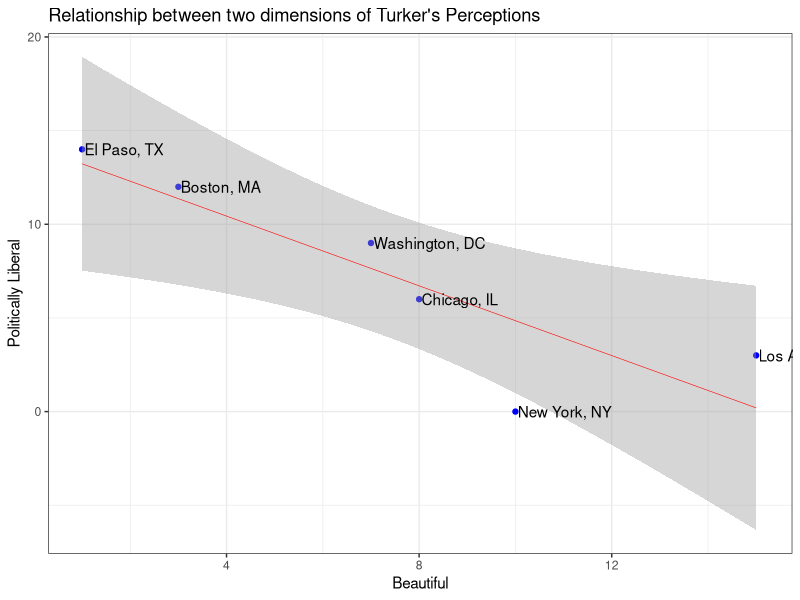

Reproduce this figure in R.
library(ggplot2)
library(stringr)
library(readr)
library(dplyr)


setwd("~/git/AIT602_Spring2021/week3_4_mturk/")

# Load the result of M-Turk
turk1 <- read_delim("data/hingle_turk_hit_file.csv", delim = ",",col_names = TRUE ) 
turk2 <- read_delim("data/Akshata_BeautifulCity_Results.csv", delim = ",",col_names = TRUE ) 

turk1 <- turk1[,c("Input.city_A", "Input.city_B", "Answer.equal.label")]
turk2 <- turk2[,c("Input.city_A", "Input.city_B", "Answer.which_city.label")]

colnames(turk1) <- c("city_A", "city_B", "Answer1")
colnames(turk2) <- c("city_A", "city_B", "Answer2")

turk2$Answer1 <- NA
turk1$Answer2 <- NA

turk <- rbind(turk1, turk2)
rm (turk1)
rm (turk2)
turk$city_A <- as.factor(turk$city_A)
turk$city_B <- as.factor(turk$city_B)

# Counting the Scores
scores <- as.data.frame(matrix(ncol=3, nrow=6))
colnames(scores) <- c("city", "political_score", "beauty_score")
scores$city <- unique(c(levels(turk$city_A), levels(turk$city_B)))
scores$political_score <- 0
scores$beauty_score <- 0

for (i in 1:nrow(turk)){
  if (!is.na(turk[i,]$Answer1)) {
    if (turk[i,]$Answer1 == "City A"){
      scores[scores$city == turk[i,]$city_A,]$political_score <- 
        scores[scores$city == turk[i,]$city_A,]$political_score + 1
    } else {
      scores[scores$city == turk[i,]$city_B,]$political_score <- 
        scores[scores$city == turk[i,]$city_B,]$political_score + 1
    }
  }
  
  if (!is.na(turk[i,]$Answer2)) {
    if (turk[i,]$Answer2 == "City A"){
      scores[scores$city == turk[i,]$city_A,]$beauty_score <- 
        scores[scores$city == turk[i,]$city_A,]$beauty_score + 1
    } else {
      scores[scores$city == turk[i,]$city_B,]$beauty_score <- 
        scores[scores$city == turk[i,]$city_B,]$beauty_score + 1
    }
  }
}

write.table(scores, "data/turk_scores.csv", row.names=F, col.names=T, sep=",")


# Plotting
summary(lm(political_score ~ beauty_score, data=scores))

ggplot(scores, aes(x = political_score, y = beauty_score, label = city)) +
  geom_point(color="blue")  + 
  geom_smooth(method = "lm", se = TRUE, color="red", size=0.2)  +
  theme_bw()+  geom_text(hjust = 0, nudge_x = 0.05) +
  ylab("Politically Liberal")+
  xlab("Beautiful") + ggtitle("Relationship between two dimensions of Turker's Perceptions")

